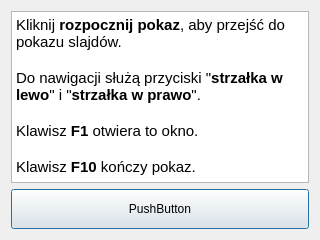
<?xml version="1.0" encoding="UTF-8"?>
<ui version="4.0">
 <class>Dialog</class>
 <widget class="QDialog" name="Dialog">
  <property name="geometry">
   <rect>
    <x>0</x>
    <y>0</y>
    <width>320</width>
    <height>240</height>
   </rect>
  </property>
  <property name="windowTitle">
   <string>Dialog</string>
  </property>
  <layout class="QVBoxLayout" name="verticalLayout">
   <item>
    <widget class="QTextEdit" name="helpText">
     <property name="html">
      <string>&lt;!DOCTYPE HTML PUBLIC &quot;-//W3C//DTD HTML 4.0//EN&quot; &quot;http://www.w3.org/TR/REC-html40/strict.dtd&quot;&gt;
&lt;html&gt;&lt;head&gt;&lt;meta name=&quot;qrichtext&quot; content=&quot;1&quot; /&gt;&lt;style type=&quot;text/css&quot;&gt;
p, li { white-space: pre-wrap; }
&lt;/style&gt;&lt;/head&gt;&lt;body style=&quot; font-family:'MS Shell Dlg 2'; font-size:8.25pt; font-weight:400; font-style:normal;&quot;&gt;
&lt;p style=&quot; margin-top:0px; margin-bottom:0px; margin-left:0px; margin-right:0px; -qt-block-indent:0; text-indent:0px;&quot;&gt;&lt;span style=&quot; font-size:11pt;&quot;&gt;Kliknij &lt;/span&gt;&lt;span style=&quot; font-size:11pt; font-weight:600;&quot;&gt;rozpocznij pokaz&lt;/span&gt;&lt;span style=&quot; font-size:11pt;&quot;&gt;, aby przejść do pokazu slajdów.&lt;/span&gt;&lt;/p&gt;
&lt;p style=&quot;-qt-paragraph-type:empty; margin-top:0px; margin-bottom:0px; margin-left:0px; margin-right:0px; -qt-block-indent:0; text-indent:0px; font-size:11pt;&quot;&gt;&lt;/p&gt;
&lt;p style=&quot; margin-top:0px; margin-bottom:0px; margin-left:0px; margin-right:0px; -qt-block-indent:0; text-indent:0px;&quot;&gt;&lt;span style=&quot; font-size:11pt;&quot;&gt;Do nawigacji służą przyciski &amp;quot;&lt;/span&gt;&lt;span style=&quot; font-size:11pt; font-weight:600;&quot;&gt;strzałka w lewo&lt;/span&gt;&lt;span style=&quot; font-size:11pt;&quot;&gt;&amp;quot; i &amp;quot;&lt;/span&gt;&lt;span style=&quot; font-size:11pt; font-weight:600;&quot;&gt;strzałka w prawo&lt;/span&gt;&lt;span style=&quot; font-size:11pt;&quot;&gt;&amp;quot;.&lt;/span&gt;&lt;/p&gt;
&lt;p style=&quot;-qt-paragraph-type:empty; margin-top:0px; margin-bottom:0px; margin-left:0px; margin-right:0px; -qt-block-indent:0; text-indent:0px; font-size:11pt;&quot;&gt;&lt;/p&gt;
&lt;p style=&quot; margin-top:0px; margin-bottom:0px; margin-left:0px; margin-right:0px; -qt-block-indent:0; text-indent:0px;&quot;&gt;&lt;span style=&quot; font-size:11pt;&quot;&gt;Klawisz &lt;/span&gt;&lt;span style=&quot; font-size:11pt; font-weight:600;&quot;&gt;F1&lt;/span&gt;&lt;span style=&quot; font-size:11pt;&quot;&gt; otwiera to okno.&lt;/span&gt;&lt;/p&gt;
&lt;p style=&quot;-qt-paragraph-type:empty; margin-top:0px; margin-bottom:0px; margin-left:0px; margin-right:0px; -qt-block-indent:0; text-indent:0px; font-size:11pt;&quot;&gt;&lt;/p&gt;
&lt;p style=&quot; margin-top:0px; margin-bottom:0px; margin-left:0px; margin-right:0px; -qt-block-indent:0; text-indent:0px;&quot;&gt;&lt;span style=&quot; font-size:11pt;&quot;&gt;Klawisz &lt;/span&gt;&lt;span style=&quot; font-size:11pt; font-weight:600;&quot;&gt;F10 &lt;/span&gt;&lt;span style=&quot; font-size:11pt;&quot;&gt;kończy pokaz.&lt;/span&gt;&lt;/p&gt;&lt;/body&gt;&lt;/html&gt;</string>
     </property>
    </widget>
   </item>
   <item>
    <widget class="QPushButton" name="startButton">
     <property name="minimumSize">
      <size>
       <width>0</width>
       <height>40</height>
      </size>
     </property>
     <property name="text">
      <string>PushButton</string>
     </property>
    </widget>
   </item>
  </layout>
 </widget>
 <resources/>
 <connections/>
</ui>
